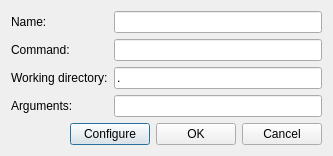
<?xml version="1.0" encoding="UTF-8"?>
<ui version="4.0">
 <class>EngineEditDialog</class>
 <widget class="QDialog" name="EngineEditDialog">
  <property name="geometry">
   <rect>
    <x>0</x>
    <y>0</y>
    <width>333</width>
    <height>156</height>
   </rect>
  </property>
  <property name="windowTitle">
   <string>Edit engine</string>
  </property>
  <layout class="QVBoxLayout" name="verticalLayout">
   <item>
    <layout class="QFormLayout" name="formLayout">
     <item row="0" column="0">
      <widget class="QLabel" name="label_3">
       <property name="text">
        <string>Name:</string>
       </property>
      </widget>
     </item>
     <item row="0" column="1">
      <widget class="QLineEdit" name="name"/>
     </item>
     <item row="1" column="0">
      <widget class="QLabel" name="label">
       <property name="text">
        <string>Command:</string>
       </property>
      </widget>
     </item>
     <item row="1" column="1">
      <widget class="QLineEdit" name="command"/>
     </item>
     <item row="2" column="0">
      <widget class="QLabel" name="label_2">
       <property name="text">
        <string>Working directory:</string>
       </property>
      </widget>
     </item>
     <item row="2" column="1">
      <widget class="QLineEdit" name="workdir">
       <property name="text">
        <string>.</string>
       </property>
      </widget>
     </item>
     <item row="3" column="0">
      <widget class="QLabel" name="label_4">
       <property name="text">
        <string>Arguments:</string>
       </property>
      </widget>
     </item>
     <item row="3" column="1">
      <widget class="QLineEdit" name="arguments"/>
     </item>
    </layout>
   </item>
   <item>
    <layout class="QHBoxLayout" name="horizontalLayout_2">
     <item>
      <spacer name="horizontalSpacer">
       <property name="orientation">
        <enum>Qt::Horizontal</enum>
       </property>
       <property name="sizeHint" stdset="0">
        <size>
         <width>40</width>
         <height>20</height>
        </size>
       </property>
      </spacer>
     </item>
     <item>
      <widget class="QPushButton" name="configure">
       <property name="text">
        <string>Configure</string>
       </property>
      </widget>
     </item>
     <item>
      <widget class="QPushButton" name="ok">
       <property name="text">
        <string>OK</string>
       </property>
      </widget>
     </item>
     <item>
      <widget class="QPushButton" name="cancel">
       <property name="text">
        <string>Cancel</string>
       </property>
      </widget>
     </item>
    </layout>
   </item>
  </layout>
 </widget>
 <resources/>
 <connections/>
</ui>
